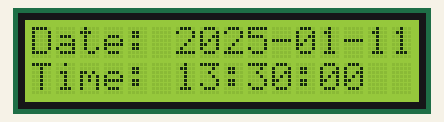
Bench run of a program on a simulated Arduino Uno, built with avr-gcc and run on an emulated ATmega328P. On the bench: 16×2 character LCD. Wiring (inferred from the names in the program): DS3231 clock at I2C address 0x68. The local clock reads 2024-03-15 10:24:30 at power-on unless the program sets it.

Above: at 0.1 s.
At 4.2 s:
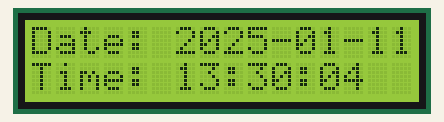
At 9.2 s:
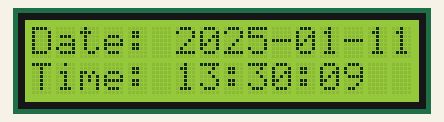
At 19.3 s:
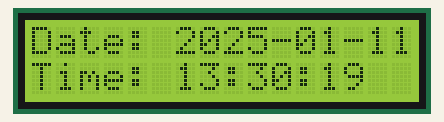
At 28.4 s:
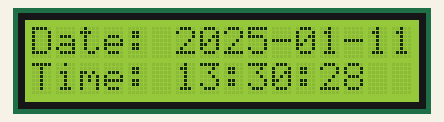
At 38.5 s:
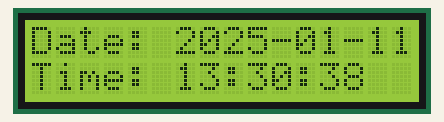

Measured:
- what the display in image 1 shows lasts 1.0 s, from 4.1 s to 5.1 s

The program:

main.cpp
```cpp
#include <Arduino.h>
#include <DateTime.h>
#include <Wire.h>
#include <LiquidCrystal.h>

// define the display pins
#define LCD_RS 12 // register select pin
#define LCD_EN 11 // enable pin
#define LCD_D4 5 // data pin 4
#define LCD_D5 4 // data pin 5
#define LCD_D6 3 // data pin 6
#define LCD_D7 2 // data pin 7

// the address of the external clock
#define DS3231_I2C_ADDRESS 0x68

// initialize the LCD object
LiquidCrystal lcd(LCD_RS, LCD_EN, LCD_D4, LCD_D5, LCD_D6, LCD_D7);

void showOnDisplay(String, String);
void setTime(byte second, byte minute, byte hour, byte dayOfWeek, byte dayOfMonth, byte month, byte year);
DateTime getCurrentDateTime(byte address);
void showDateTimeOnDisplay(DateTime dateTime);

// the setup function runs once when you press reset or power the board
void setup()
{
  // initialize the serial communication
  Serial.begin(9600);
  // wait for serial port to connect. Needed for native USB port only
  while (!Serial)
  {
  }
  // initialize the I2C communication
  Wire.begin();
  // initialize the LCD
  lcd.begin(16, 2);
  // set the time and date on the DS3231
  setTime(0, 30, 13, 7, 11, 1, 25); // set the current time and date
}

// the loop function runs over and over again forever
void loop()
{
  // get the current date and time
  DateTime dt = getCurrentDateTime(DS3231_I2C_ADDRESS);
  // show the date and time on the display
  showDateTimeOnDisplay(dt);
  // wait for a second
  delay(1000);
}

/// @brief This function shows the given date and time on the display.
/// @param dateTime The date and time to show.
void showDateTimeOnDisplay(DateTime dateTime)
{
  // create a character array to store the date
  char date[9];
  // format the date as YYYY-MM-DD
  sprintf(date, "%02lu-%02lu-%02lu", (unsigned long)(dateTime.year + 2000), (unsigned long)dateTime.month, (unsigned long)dateTime.dayOfMonth);
  // create a character array to store the time
  char time[8];
  // format the time as HH:MM:SS
  sprintf(time, "%02lu:%02lu:%02lu", (unsigned long)dateTime.hour, (unsigned long)dateTime.minute, (unsigned long)dateTime.second);
  // show the date and time on the display
  showOnDisplay("Date: "+String(date), "Time: "+ String(time));
}

/// @brief This function shows the given strings on the display.
/// @param firstRow The string to show on the first row.
/// @param secondRow The string to show on the second row.
void showOnDisplay(String firstRow, String secondRow)
{
  lcd.clear(); // clear the display
  lcd.setCursor(0, 0); // set the cursor to the first row
  lcd.print(firstRow); // print the first row
  lcd.setCursor(0, 1); // set the cursor to the second row
  lcd.print(secondRow); // print the second row
}

/// @brief This function sets the time and date on the DS3231.
/// @param second The second to set.
/// @param minute The minute to set.
/// @param hour The hour to set.
/// @param dayOfWeek The day of the week to set. (1=Sunday, 7=Saturday)
/// @param dayOfMonth The day of the month to set.
/// @param month The month to set.
/// @param year The year to set.
void setTime(byte second, byte minute, byte hour, byte dayOfWeek, byte dayOfMonth, byte month, byte year)
{
  Wire.beginTransmission(DS3231_I2C_ADDRESS);
  Wire.write(0); // set DS3231 register pointer to 00h
  Wire.write(((second / 10) << 4) + (second % 10)); // set seconds
  Wire.write(((minute / 10) << 4) + (minute % 10)); // set minutes
  Wire.write(((hour / 10) << 4) + (hour % 10)); // set hours
  Wire.write(dayOfWeek); // set day of week (1=Sunday, 7=Saturday)
  Wire.write(((dayOfMonth / 10) << 4) + (dayOfMonth % 10)); // set day of month
  Wire.write(((month / 10) << 4) + (month % 10)); // set month
  Wire.write(((year / 10) << 4) + (year % 10)); // set year (last two digits)
  Wire.endTransmission();
}

/// @brief This function gets the current date and time from the DS3231.
/// @param address The address of the DS3231.
/// @return The current date and time.
DateTime getCurrentDateTime(byte address)
{
  // start transmitting
  Wire.beginTransmission(address);
  // set DS3231 register pointer to 00h
  Wire.write(0);
  // stop transmitting
  Wire.endTransmission();
  // request seven bytes of data from DS3231 starting from register 00h
  Wire.requestFrom(address, 7);

  // read the data from DS3231, seven bytes in total
  byte second = Wire.read(); // read the seconds
  byte minute = Wire.read(); // read the minutes
  byte hour = Wire.read(); // read the hours
  byte dayOfWeek = Wire.read(); // read the day of the week
  byte dayOfMonth = Wire.read(); // read the day of the month
  byte month = Wire.read(); // read the month
  byte year = Wire.read(); // read the year

  // Convert binary code decimal to decimal base ten integer
  second = ((second >> 4) * 10 + (second & 0x0F));
  minute = ((minute >> 4) * 10 + (minute & 0x0F));
  hour = ((hour >> 4) * 10 + (hour & 0x0F));
  dayOfWeek = (dayOfWeek & 0x07);
  dayOfMonth = ((dayOfMonth >> 4) * 10 + (dayOfMonth & 0x0F));
  month = ((month >> 4) * 10 + (month & 0x0F));
  year = ((year >> 4) * 10 + (year & 0x0F));

  // return the read date and time
  return DateTime(second, minute, hour, dayOfWeek, dayOfMonth, month, year);
}
```

DateTime.h
```cpp
#include <Arduino.h>

/// @brief This class represents a date and time object.
class DateTime
{
  public:
    /// @brief The constructor of the DateTime class.
    /// @param second The seconds of the current time.
    /// @param minute The minutes of the current time.
    /// @param hour The hours of the current time.
    /// @param dayOfWeek The day of the current week.
    /// @param dayOfMonth The day of the current month.
    /// @param month The month of the current year.
    /// @param year The current year.
    DateTime(uint8_t second, uint8_t minute, uint8_t hour, uint8_t dayOfWeek, uint8_t dayOfMonth, uint8_t month, uint16_t year) {
      this->second = second;
      this->minute = minute;
      this->hour = hour;
      this->dayOfWeek = dayOfWeek;
      this->dayOfMonth = dayOfMonth;
      this->month = month;
      this->year = year;
    }
    /// @brief The seconds of the current time.
    uint8_t second;
    /// @brief The minutes of the current time.
    uint8_t minute;
    /// @brief The hours of the current time.
    uint8_t hour;
    /// @brief The day of the current week.
    uint8_t dayOfWeek;
    /// @brief The day of the current month.
    uint8_t dayOfMonth;
    /// @brief The month of the current year.
    uint8_t month;
    /// @brief The current year.
    uint16_t year;
};
```
